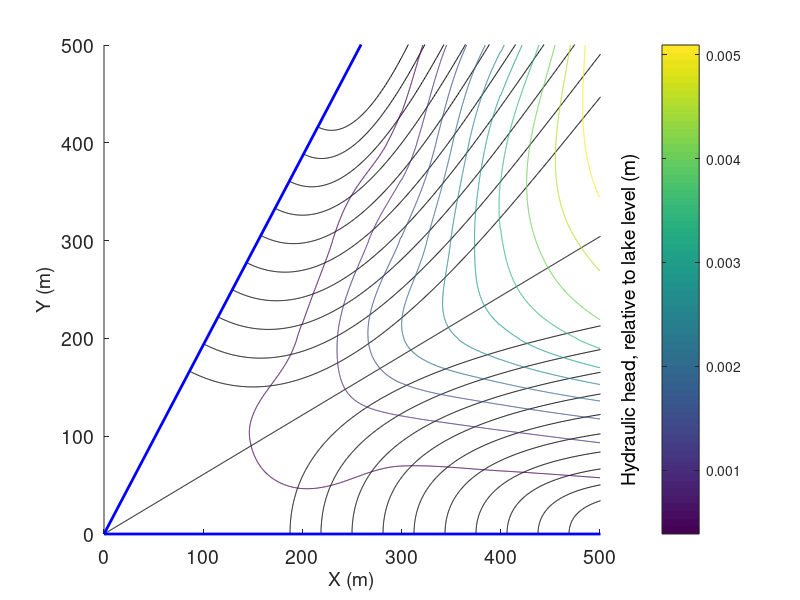

This figure's MATLAB source:
% splinesurface3_dhdl00001plot.m
% 
% Andrew J. Wiebe, 8 Jan 2024
% 
% Objective: Use cubic splines to generate a surface representing the water table within the Whati, NWT, peninsula
%            Plot a contour map showing the hydraulic head contours and the splines.
% 
% Notes:
%    Use spline math equations from Van Loan (2000)
%    Subsample a grid of points from the results of the griddata function (linear) and use interp2 with cubic interpolation to get a smoother version of the water table.
%    There may be some problems in the contour map along the two lake boundaries
%    zz_list = (x, y, water table elevation)
%    
% References:
%    Van Loan, C.F. 2000. Introduction to Scientific Computing. 2nd Ed, Prentice-Hall, Upper Saddle River, NJ, USA.
% 

clear all;

tic();

%%% No PF case

% -----------------------------------------------------------------------

%%% Equations of curves starting at various fractions between centre-point along the arc and each of the lake boundary endpoints

%%% Upper curve
r = 1000; % radius (larger than than the desired calculation area, which has a radius of 500 m)
n = 2000; % number of points % want 1000 points between x = 0 and 500 m
alpha  = 62.62429*pi/180;
beta = pi + alpha/2;

outerarc = [0.5 * r * cos(0:alpha/10:alpha);  0.5 * r * sin(0:alpha/10:alpha)]';

% figure;
% hold on;
% plot([r*cos(alpha), 0, r], [r*sin(alpha), 0, 0], 'k-', outerarc(:,1), outerarc(:,2), 'k--', [0, r*cos(alpha/2)], [0, r*sin(alpha/2)]);
% axis([0,r,0,r]);

counter = 1;

% Centreline -------------------------------------------------
y1c = 0 ; % S1(x1)
dh_dl = 1E-5;
x1c = 0;
x2c = r; %r*sqrt(2); % 500;
deltaX1c = x2c - x1c; % goes from tip to midpoint of arc

%%% assume the overall gradient between the peninsula tip and the midpoint along the outer arc is equal to the regional gradient
y1_primec = dh_dl;

y2c = y1_primec * deltaX1c + y1c;

g1c = 0;
g2c = dh_dl;
s1c = g1c;
s2c = g2c;

a1c = y1c;
b1c = s1c;
c1c = (y1_primec - s1c) / deltaX1c;
d1c = (s2c + s1c - 2 * y1_primec) / power(deltaX1c,2);

stepc = (1/n) * r; % 1;
xc = 0:stepc:deltaX1c;
maxzz = 0;

for i = 1:length(xc)
	S1c(i) = a1c + b1c * (xc(i)) + c1c * power(xc(i),2) + d1c*power(xc(i),2) * (xc(i) - x2c);
	
	zz_list(counter,1:3) = [xc(i) * cos(alpha/2), xc(i) * sin(alpha/2), S1c(i)];
	counter = counter + 1;
	
	if S1c(i) > maxzz
		maxzz = S1c(i);
	end
end

% plot(zz_list(:,1),zz_list(:,2),'.');
% plot3(zz_list(:,1),zz_list(:,2),zz_list(:,3));

figure;
hold on;
plot(xc*cos(alpha/2),xc*sin(alpha/2),'k-');


% Lake Boundaries -------------------------------------------------

xstep = n/10;

for ii = 1:xstep:r
	zz_list(counter,1:3) = [ii, 0, 0];
	counter = counter + 1;
end

for ii = 1:xstep:(r*cos(alpha))
	zz_list(counter,1:3) = [ii, ii * tan(alpha), 0];
	counter = counter + 1;
end


%%% Splines along outer extent (infinite side) -------------------------------------------------
%%% Upper (mirror image across centreline for lower)
y1o = 0 ; % S1(x1)
x1o = 0;
x2o = r*alpha / 2;
deltaX1o = x2o - x1o; % goes from tip to midpoint of arc

%%% Assume the overall gradient between the peninsula tip and the midpoint along the outer arc is equal to the regional gradient
y1_primeo = (maxzz - y1o) / deltaX1o;
y2o = maxzz;

s1o = 0;
s2o = 0;

a1o = y1o;
b1o = s1o;
c1o = (y1_primeo - s1o) / deltaX1o;
d1o = (s2o + s1o - 2 * y1_primeo) / power(deltaX1o,2);

stepo = deltaX1o / ((((31/32) - (22/32)) / (1/32)) + 1);
xo = stepo:stepo:deltaX1o;

for i = 1:length(xo)
	S1o(i) = a1o + b1o * (xo(i)) + c1o * power(xo(i),2) + d1o*power(xo(i),2) * (xo(i) - x2o);
end

% figure; plot(xo,S1o);



% Arcs --------------------------------------------------------
% Use a spline to determine the (x,y) coordinates of points along each path line

kstep = 1/32;

for k = (22/32):kstep:(31/32)
	x2 = r * cos(k*alpha);
	y2 = r * sin(k*alpha);

	x1 = (k - 0.5)*r*cos(alpha);
	y1 = (k - 0.5)*r*sin(alpha);

	slopebndy2 = tan(alpha);

	s1 = - 1/tan(alpha);
	s2 = tan(beta);

	deltaX1 = x2 - x1;

	y1prime = (y2 - y1) / deltaX1;

	a1 = y1;
	b1 = s1;
	c1 = (y1prime - s1)/deltaX1;
	d1 = (s2 + s1 - 2 * y1prime) / power(deltaX1,2);
	
	step = (1/n) * r; 1; %0.1;
	x = zeros(1, floor((x2 - x1) / step) + 1);
	S1 = zeros(1, length(x));
	x_lower = zeros(1, length(x));
	y_lower = zeros(1, length(x));
	x = x1:step:x2;

	for i = 1:length(x)

		S1(i) = a1 + b1 * (x(i) - x1) + c1 * power(x(i) - x1,2) + d1*power(x(i) - x1,2) * (x(i) - x2);
		
	end
	
	x_upper = x;
	y_upper = S1;
	
	%%%% Lower curve

	slope2 = - 1 / (tan(alpha/2));

	for i = 1:length(x)
		bi = S1(i) - slope2 * x(i);
		x_cl = -bi / (slope2 - tan(alpha / 2));
		y_cl = x_cl * tan(alpha/2);
		d = sqrt(power(y_cl - S1(i),2) + power(x_cl - x(i),2));
		aa = power(slope2,2) + 1;
		bb = 2 * slope2 * bi - 2 * slope2 * S1(i) - 2 * x(i);
		cc = power(bi,2) + power(S1(i),2) - 2 * bi *S1(i) + power(x(i),2) - 4 * power(d,2);
		x_lower(i) = (-bb + sqrt(power(bb,2) - 4 *aa * cc)) / (2 * aa);
		y_lower(i) = slope2 * x_lower(i) + bi;
	end 
	
	% outerarc = [r * cos(0:alpha/10:alpha);  r*sin(0:alpha/10:alpha)]';
	
	plot(x_upper,y_upper, 'k-');
	plot(x_lower,y_lower, 'k-');
	
	% -------------------------------------------------------------
	%%% Use a spline to estimate the z values at the points along each path line
	
	y1h = 0; % S1(x1)
	x1h = 0;
	x2h = 0;
	
	for i = 2:length(x_upper)
		x2h = x2h + sqrt(power(x_upper(i) - x_upper(i-1),2) + power(y_upper(i) - y_upper(i-1),2));
	end
	
	deltaX1h = x2h - x1h;
	
	%%% Assume the overall gradient between the peninsula tip and the midpoint along the outer arc is equal to the regional gradient
	y1 = 0;
	y2 = S1o(floor(length(S1o) - (k - 22/32) / kstep)); % use outer spline; upper
	y1_primeh = (y2 - y1) / deltaX1h;
	
	s1h = 0;
	s2h = y1_primeh;

	a1h = y1h;
	b1h = s1h;
	c1h = (y1_primeh - s1h) / deltaX1h;
	d1h = (s2h + s1h - 2 * y1_primeh) / power(deltaX1h,2);
	
	steph = deltaX1h / (length(x_lower) - 1); %1;
	
	xh = zeros(1, floor(deltaX1h / steph)  + 1);
	S1h = zeros(1, length(xh));
	
	xh = 0:steph:deltaX1h;
	
	for i = 1:length(xh)
		
		S1h(i) = a1h + b1h * (xh(i)) + c1h * power(xh(i),2) + d1h*power(xh(i),2) * (xh(i) - x2h);
		
		zz_list(counter,1:3) = [x_lower(i), y_lower(i), S1h(i)];
		counter = counter + 1;
		
		zz_list(counter,1:3) = [x_upper(i), y_upper(i), S1h(i)];
		counter = counter + 1;
		
	end
	
	% figure; plot(xh,S1h);
	% axis([0, n, 0, 0.01]);
	% title(num2str(k));
	
	
end


%%% Interpolate via griddata (a linear function; cubic interpretation not currently supported):

xi = linspace(0, r/2, n/2);
yi = linspace(0, r/2, n/2);
[xxx, yyy] = meshgrid(xi,yi);
zzz = griddata(zz_list(:,1), zz_list(:,2), zz_list(:,3), xxx, yyy); % problem: griddata does not have the cubic interpolation implemented

%%% Subsample the results and then use interp2 to generate a smoother surface

zzz(isnan(zzz)) = 0;

rowsub = [1,200:200:1000];
colsub = rowsub;

xsub = xxx(1, colsub);
ysub = yyy(rowsub,1);
zsub = zzz(rowsub, colsub);

xi2 = xi(1,:);
yi2 = yi(1,:)'; % transpose
zzz2 = interp2(xsub,ysub,zsub,xi2,yi2,'cubic');

[xmat, ymat] = meshgrid(xsub,ysub);

contour(xi2,yi2,zzz2);

plot([r*cos(alpha), 0, r], [r*sin(alpha), 0, 0], 'b-', 'linewidth', 2);
colormap("viridis");
colorbar;

gca1 = gca();
set(gca1, 'fontsize', 14)

xlabel('X (m)','fontsize',14);
ylabel('Y (m)','fontsize',14);
% text(1060,100,'Hydraulic head, relative to lake level (m)','rotation', 90, 'fontsize', 14);
text(530,50,'Hydraulic head, relative to lake level (m)','rotation', 90, 'fontsize', 14);
axis([0 500 0 500]);
hold off;

print -dpng -r300 splines3.png;

elapsed_time = toc()
